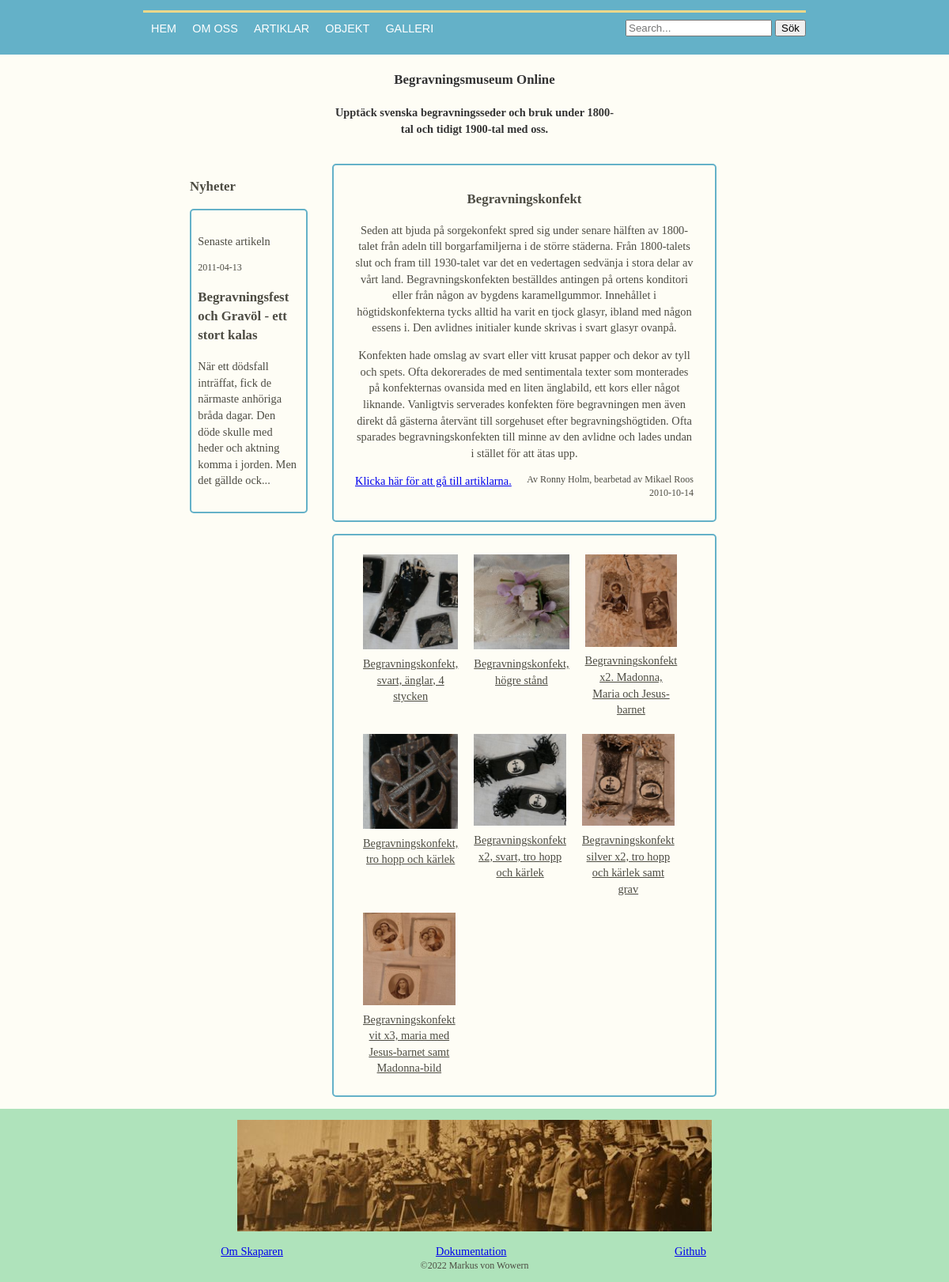
/public/article.php?articleid=1, run on the app's committed database.
### tables this page shows
CREATE TABLE "Article" ("id" INTEGER PRIMARY KEY  AUTOINCREMENT  NOT NULL  UNIQUE , "category" TEXT, "title" TEXT, "content" TEXT, "author" TEXT, "pubdate" DATETIME NOT NULL  DEFAULT CURRENT_DATE);

CREATE TABLE Object
		(
			id INTEGER PRIMARY KEY  NOT NULL  UNIQUE, 
			title TEXT, 
			category TEXT, 
			text TEXT,
			image TEXT,
			owner TEXT
		);

### src/functions.php (called while the page is built, shortened)
<?php
function prepareExecuteFetchOne(string $sql, PDO $db, string $query)
{
    $stmt = $db->prepare($sql);
    $arg = ["$query"];
    $stmt->execute($arg);
    $res = $stmt->fetch();
    return $res;
}
function prepareExecuteFetchAll(string $sql, PDO $db, string $query)
{
    $stmt = $db->prepare($sql);
    $arg = ["$query"];
    $stmt->execute($arg);
    $res = $stmt->fetchAll();
    return $res;
}

### public/article.php (the view, shortened to what this page needs)
<?php
include('../view/header.php');
include('../view/side.php');
$articleid = $_GET['articleid'] ?? null;
if (isset($articleid)) {
    $db = connectToDatabase(createDSN(getFilename("bmo.sqlite")));
    $sql = <<<EOD
        SELECT
            *
        FROM Article
        WHERE
            id = ?
        ;
        EOD;
    $res = prepareExecuteFetchOne($sql, $db, $articleid);
    if (isset($res["id"])) {
        $articleTitle = $res["title"];
        $articleContent = $res["content"];
        $articleAuthor = $res["author"];
        $articlePubdate = $res["pubdate"];
        $articleTitleSplit = preg_split("/[\s,]+/", $articleTitle);
        $objectCategoryShortened = substr($articleTitleSplit[0], 0, -2);
        $objectCategory = '%' . $objectCategoryShortened . '%';
        $sql2 = <<<EOD
        SELECT
            id,
            title,
            image
        FROM Object
        WHERE
            category LIKE ?
        ;
        EOD;
        $res2 = prepareExecuteFetchAll($sql2, $db, $objectCategory);
        $articleString = <<<EOD
            <h3 class="content-title"> $articleTitle </h3>
            $articleContent
            <div>
                <a href="articles.php" class="content-left">Klicka här för att gå till artiklarna.</a>
                <p class="text-small text-right"> $articleAuthor $articlePubdate </p>
            </div>
        EOD;
        $galleryString = "";
        if (isset($res2[0])) {
            $galleryString = '<div class="content-box content-left text-center"><div class="object-gallery">';
            foreach ($res2 as $object) {
                $objectid = $object["id"];
                $objectTitle = $object["title"];
                $objectImg = $object["image"];
                $galleryItemString = <<<EOD
                    <a href="object.php?objectid=$objectid" class="clickable object-gallery-item">
                        <img src="img/250x250/$objectImg" alt="$objectTitle image">
                        <div class="object-gallery-title">$objectTitle</div>
                    </a>
                    EOD;
                $galleryString = $galleryString . $galleryItemString;
            }
            $galleryString = $galleryString . "</div></div>";
        }
    }
}
?>
<div class="content">
    <div class="content-box content-left text-center">
        <?= $articleString ?>
    </div>
    <?= $galleryString ?>
</div>
<?php
include('../view/footer.php');

### view/side.php
<?php
$db = connectToDatabase(createDSN(getFilename("bmo.sqlite")));
$sql = <<<EOD
    SELECT
        *
    FROM
        article
    WHERE
        category = 'article'
    ORDER BY
        pubdate DESC
    LIMIT 1
    ;
    EOD;
$stmt = $db->prepare($sql);
$stmt->execute();
$res = $stmt->fetch();
$articleid = $res["id"];
$articleTitle = $res["title"];
$articleContent = substr($res["content"], 0, 150) . "...";
$articlePubdate = $res["pubdate"];
?>
<main>
    <div class="side-bar content-left">
        <h3> Nyheter </h3>
        <a class="block-link" href="article.php?articleid=<?= $articleid ?>">
            <div class="content-box text-wrap">
                <p> Senaste artikeln</p>
                <p class="text-small"><?= $articlePubdate ?>
                <h3><?= $articleTitle ?></h3>
                <p><?= $articleContent ?></p>
            </div>
        </a>
    </div>

### public/css/style.css (style rules this page uses)
body { display: flex; flex-direction: column; position: relative; color: #4d4c43; background-color: #fefdf5; padding-top: 4em; font-size: 0.9em; line-height: 1.42857143; margin: 0; display: block; min-height: 100vh; }
.text-center { text-align: center; }
.text-right { text-align: right; }
.text-small { font-size: smaller; }
.text-wrap { max-width: 100%; overflow-wrap: break-word; }
main { padding-left: 20%; padding-right: 20%; }
.side-bar { width: 23%; position: relative; }
.side-bar a { text-decoration: none; }
.content { float: right; width: 75%; }
.content-title { width: 100%; }
.content-box { box-sizing: border-box; width: 90%; border: 2px solid #64B1C8; border-radius: 5px; position: relative; padding-top: 1em; padding-bottom: 1em; padding-left: 5%; padding-right: 5%; margin-bottom: 1em; }
.content-left { float: left; }
.block-link { display: block; width: 100%; height: 100%; color: #4d4c43; }
.object-gallery { display: flex; flex-wrap: wrap; }
.object-gallery-item { flex-basis: calc(33.33% - 2em); margin: 10px; text-align: center; }
.object-gallery-item img { max-width: 100%; }
.object-gallery-title { margin-top: 2px; font-size: 1em; }
.clickable { box-sizing: border-box; text-decoration: none; text-decoration: underline; color: #4d4c43; }

### data on the page
article: pubdate "2011-04-13", title "Begravningsfest och Gravöl - ett stort kalas", content "När ett dödsfall inträffat, fick de närmaste anhöriga bråda dagar. Den döde skulle med heder och aktning komma i jorden. Men det gällde ock..."
article: title "Begravningskonfekt", content "Seden att bjuda på sorgekonfekt spred sig under senare hälften av 1800-talet från adeln till borgarfamiljerna i de större städerna. Från 1800-talets slut och fram till 1930-talet var det en vedertagen sedvänja i stora delar av vårt land. Begravningskonfekten beställdes antingen på ortens konditori eller från någon av bygdens karamellgummor. Innehållet i högtidskonfekterna tycks alltid ha varit en tjock glasyr, ibland med någon essens i. Den avlidnes initialer kunde skrivas i svart glasyr ovanpå. Konfekten hade omslag av svart eller vitt krusat papper och dekor av tyll och spets. Ofta dekorerades de med sentimentala texter som monterades på konfekternas ovansida med en liten änglabild, ett…", author "Av Ronny Holm, bearbetad av Mikael Roos", pubdate "2010-10-14"
object: image (picture), title "Begravningskonfekt, svart, änglar, 4 stycken"
object: image (picture), title "Begravningskonfekt, högre stånd"
object: image (picture), title "Begravningskonfekt x2. Madonna, Maria och Jesus-barnet"
object: image (picture), title "Begravningskonfekt, tro hopp och kärlek"
object: image (picture), title "Begravningskonfekt x2, svart, tro hopp och kärlek"
object: image (picture), title "Begravningskonfekt silver x2, tro hopp och kärlek samt grav"
object: image (picture), title "Begravningskonfekt vit x3, maria med Jesus-barnet samt Madonna-bild"
